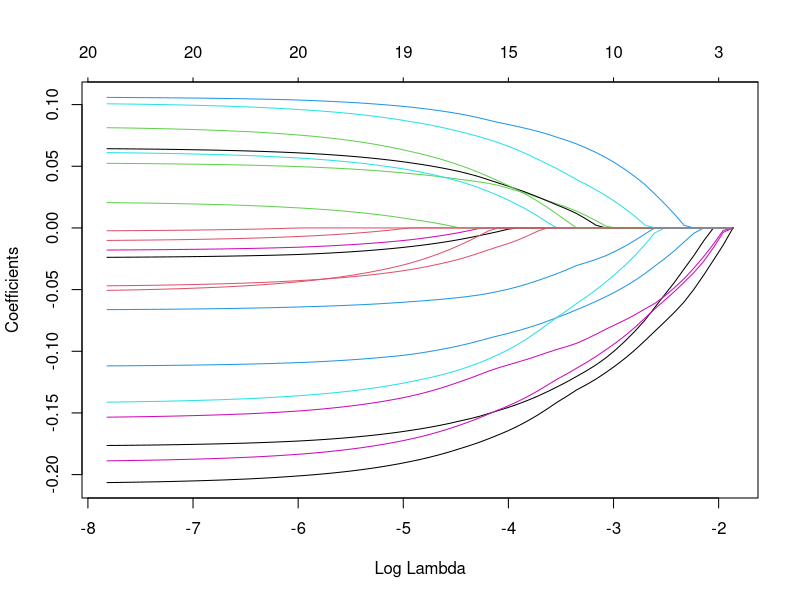

Write the R code that produced this figure.
library(glmnet)


### Name: glmnet-package
### Title: Elastic net model paths for some generalized linear models
### Aliases: glmnet-package
### Keywords: models regression package

### ** Examples

x=matrix(rnorm(100*20),100,20)
y=rnorm(100)
g2=sample(1:2,100,replace=TRUE)
g4=sample(1:4,100,replace=TRUE)
fit1=glmnet(x,y)
predict(fit1,newx=x[1:5,],s=c(0.01,0.005))
predict(fit1,type="coef")
plot(fit1,xvar="lambda")
fit2=glmnet(x,g2,family="binomial")
predict(fit2,type="response",newx=x[2:5,])
predict(fit2,type="nonzero")
fit3=glmnet(x,g4,family="multinomial")
predict(fit3,newx=x[1:3,],type="response",s=0.01)
